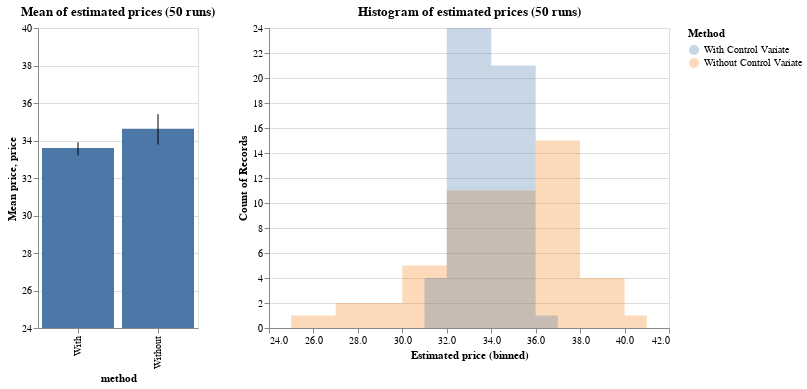

Notebook code cell kept with this figure:
### Code cell
import pandas as pd
import altair as alt
import numpy as np

source1 = pd.DataFrame({
    'Without Control Variate': AmerP,
    'With Control Variate': AmerP_CV,
})

Chart1 = alt.Chart(source1).transform_fold(
    ['Without Control Variate', 'With Control Variate'],
    as_=['Method', 'Estimated price']
).mark_area(
    opacity=0.3,
    interpolate='step'
).encode(
    alt.X('Estimated price:Q', bin=alt.Bin(maxbins=10)),
    alt.Y('count()', stack=None),
    alt.Color('Method:N')
).properties(
    title='Histogram of estimated prices (50 runs)'
)

source2 = pd.concat([pd.DataFrame({'price': AmerP, 'method':'Without'}),pd.DataFrame({'price': AmerP_CV, 'method':'With'})])

bars = alt.Chart(source2).mark_bar().properties(
    width=alt.Step(80)  # controls width of bar
).encode(
    x='method:N',
    y=alt.Y('mean(price):Q', title='Mean price', scale=alt.Scale(domain=(25,40))),
    #color = 'method:N'
)

error_bars = alt.Chart().mark_errorbar(extent='ci').encode(
    x='method:N',
    y='price:Q'
)

Chart2 = alt.layer(bars, error_bars, data=source2).properties(
    title='Mean of estimated prices (50 runs)'
)

Chart2 | Chart1

### Figure 1 — Vega-Lite specification as saved in the notebook (floating-point values rounded to 4 significant figures)
{"config": {"view": {"continuousWidth": 400, "continuousHeight": 300}}, "hconcat": [{"layer": [{"mark": "bar", "encoding": {"x": {"type": "nominal", "field": "method"}, "y": {"type": "quantitative", "aggregate": "mean", "field": "price", "scale": {"domain": [25, 40]}, "title": "Mean price"}}, "width": {"step": 80}}, {"mark": {"type": "errorbar", "extent": "ci"}, "encoding": {"x": {"type": "nominal", "field": "method"}, "y": {"type": "quantitative", "field": "price"}}}], "data": {"name": "data-924f4a4cdc033cb1aca682f33d21974d"}, "title": "Mean of estimated prices (50 runs)"}, {"data": {"name": "data-bbcec8d0192c8e2902af6abd2b414f74"}, "mark": {"type": "area", "interpolate": "step", "opacity": 0.3}, "encoding": {"color": {"type": "nominal", "field": "Method"}, "x": {"type": "quantitative", "bin": {"maxbins": 10}, "field": "Estimated price"}, "y": {"type": "quantitative", "aggregate": "count", "stack": null}}, "title": "Histogram of estimated prices (50 runs)", "transform": [{"fold": ["Without Control Variate", "With Control Variate"], "as": ["Method", "Estimated price"]}]}], "$schema": "https://vega.github.io/schema/vega-lite/v4.8.1.json", "datasets": {"data-924f4a4cdc033cb1aca682f33d21974d": [{"price": 35.09, "method": "Without"}, {"price": 32.84, "method": "Without"}, {"price": 34.2, "method": "Without"}, {"price": 36.41, "method": "Without"}, {"price": 30.77, "method": "Without"}, {"price": 37.98, "method": "Without"}, {"price": 32.42, "method": "Without"}, {"price": 36.08, "method": "Without"}, {"price": 37.35, "method": "Without"}, {"price": 31.98, "method": "Without"}, {"price": 36.29, "method": "Without"}, {"price": 34.04, "method": "Without"}, {"price": 33.11, "method": "Without"}, {"price": 37.49, "method": "Without"}, {"price": 33.97, "method": "Without"}, {"price": 38.65, "method": "Without"}, {"price": 34.56, "method": "Without"}, {"price": 32.44, "method": "Without"}, {"price": 30.96, "method": "Without"}, {"price": 38.62, "method": "Without"}, {"price": 36.88, "method": "Without"}, {"price": 36.42, "method": "Without"}, {"price": 34.06, "method": "Without"}, {"price": 38.57, "method": "Without"}, {"price": 36.38, "method": "Without"}, {"price": 38.38, "method": "Without"}, {"price": 35.64, "method": "Without"}, {"price": 36.28, "method": "Without"}, {"price": 35.98, "method": "Without"}, {"price": 36.33, "method": "Without"}, {"price": 37.57, "method": "Without"}, {"price": 34.84, "method": "Without"}, {"price": 40.91, "method": "Without"}, {"price": 29.04, "method": "Without"}, {"price": 34.49, "method": "Without"}, {"price": 24.52, "method": "Without"}, {"price": 33.55, "method": "Without"}, {"price": 33.67, "method": "Without"}, {"price": 34.0, "method": "Without"}, {"price": 36.03, "method": "Without"}, {"price": 33.5, "method": "Without"}, {"price": 34.02, "method": "Without"}, {"price": 31.23, "method": "Without"}, {"price": 34.41, "method": "Without"}, {"price": 30.98, "method": "Without"}, {"price": 37.97, "method": "Without"}, {"price": 29.35, "method": "Without"}, {"price": 32.13, "method": "Without"}, {"price": 32.19, "method": "Without"}, {"price": 36.78, "method": "Without"}, {"price": 34.09, "method": "With"}, {"price": 34.04, "method": "With"}, {"price": 35.83, "method": "With"}, {"price": 34.42, "method": "With"}, {"price": 33.09, "method": "With"}, {"price": 34.01, "method": "With"}, {"price": 33.6, "method": "With"}, {"price": 33.67, "method": "With"}, {"price": 32.14, "method": "With"}, {"price": 31.29, "method": "With"}, {"price": 33.7, "method": "With"}, {"price": 33.3, "method": "With"}, {"price": 32.53, "method": "With"}, {"price": 35.66, "method": "With"}, {"price": 33.44, "method": "With"}, {"price": 35.28, "method": "With"}, {"price": 34.17, "method": "With"}, {"price": 33.59, "method": "With"}, {"price": 32.82, "method": "With"}, {"price": 33.6, "method": "With"}, {"price": 33.6, "method": "With"}, {"price": 34.55, "method": "With"}, {"price": 33.32, "method": "With"}, {"price": 35.27, "method": "With"}, {"price": 32.51, "method": "With"}, {"price": 35.61, "method": "With"}, {"price": 32.85, "method": "With"}, {"price": 35.0, "method": "With"}, {"price": 35.33, "method": "With"}, {"price": 32.34, "method": "With"}, {"price": 34.15, "method": "With"}, {"price": 34.02, "method": "With"}, {"price": 33.14, "method": "With"}, {"price": 32.55, "method": "With"}, {"price": 36.17, "method": "With"}, {"price": 31.03, "method": "With"}, {"price": 34.01, "method": "With"}, {"price": 31.01, "method": "With"}, {"price": 33.33, "method": "With"}, {"price": 34.69, "method": "With"}, {"price": 34.31, "method": "With"}, {"price": 32.17, "method": "With"}, {"price": 30.32, "method": "With"}, {"price": 34.31, "method": "With"}, {"price": 33.3, "method": "With"}, {"price": 34.33, "method": "With"}, {"price": 32.27, "method": "With"}, {"price": 32.8, "method": "With"}, {"price": 34.56, "method": "With"}, {"price": 32.73, "method": "With"}], "data-bbcec8d0192c8e2902af6abd2b414f74": [{"Without Control Variate": 35.09, "With Control Variate": 34.09}, {"Without Control Variate": 32.84, "With Control Variate": 34.04}, {"Without Control Variate": 34.2, "With Control Variate": 35.83}, {"Without Control Variate": 36.41, "With Control Variate": 34.42}, {"Without Control Variate": 30.77, "With Control Variate": 33.09}, {"Without Control Variate": 37.98, "With Control Variate": 34.01}, {"Without Control Variate": 32.42, "With Control Variate": 33.6}, {"Without Control Variate": 36.08, "With Control Variate": 33.67}, {"Without Control Variate": 37.35, "With Control Variate": 32.14}, {"Without Control Variate": 31.98, "With Control Variate": 31.29}, {"Without Control Variate": 36.29, "With Control Variate": 33.7}, {"Without Control Variate": 34.04, "With Control Variate": 33.3}, {"Without Control Variate": 33.11, "With Control Variate": 32.53}, {"Without Control Variate": 37.49, "With Control Variate": 35.66}, {"Without Control Variate": 33.97, "With Control Variate": 33.44}, {"Without Control Variate": 38.65, "With Control Variate": 35.28}, {"Without Control Variate": 34.56, "With Control Variate": 34.17}, {"Without Control Variate": 32.44, "With Control Variate": 33.59}, {"Without Control Variate": 30.96, "With Control Variate": 32.82}, {"Without Control Variate": 38.62, "With Control Variate": 33.6}, {"Without Control Variate": 36.88, "With Control Variate": 33.6}, {"Without Control Variate": 36.42, "With Control Variate": 34.55}, {"Without Control Variate": 34.06, "With Control Variate": 33.32}, {"Without Control Variate": 38.57, "With Control Variate": 35.27}, {"Without Control Variate": 36.38, "With Control Variate": 32.51}, {"Without Control Variate": 38.38, "With Control Variate": 35.61}, {"Without Control Variate": 35.64, "With Control Variate": 32.85}, {"Without Control Variate": 36.28, "With Control Variate": 35.0}, {"Without Control Variate": 35.98, "With Control Variate": 35.33}, {"Without Control Variate": 36.33, "With Control Variate": 32.34}, {"Without Control Variate": 37.57, "With Control Variate": 34.15}, {"Without Control Variate": 34.84, "With Control Variate": 34.02}, {"Without Control Variate": 40.91, "With Control Variate": 33.14}, {"Without Control Variate": 29.04, "With Control Variate": 32.55}, {"Without Control Variate": 34.49, "With Control Variate": 36.17}, {"Without Control Variate": 24.52, "With Control Variate": 31.03}, {"Without Control Variate": 33.55, "With Control Variate": 34.01}, {"Without Control Variate": 33.67, "With Control Variate": 31.01}, {"Without Control Variate": 34.0, "With Control Variate": 33.33}, {"Without Control Variate": 36.03, "With Control Variate": 34.69}, {"Without Control Variate": 33.5, "With Control Variate": 34.31}, {"Without Control Variate": 34.02, "With Control Variate": 32.17}, {"Without Control Variate": 31.23, "With Control Variate": 30.32}, {"Without Control Variate": 34.41, "With Control Variate": 34.31}, {"Without Control Variate": 30.98, "With Control Variate": 33.3}, {"Without Control Variate": 37.97, "With Control Variate": 34.33}, {"Without Control Variate": 29.35, "With Control Variate": 32.27}, {"Without Control Variate": 32.13, "With Control Variate": 32.8}, {"Without Control Variate": 32.19, "With Control Variate": 34.56}, {"Without Control Variate": 36.78, "With Control Variate": 32.73}]}}
